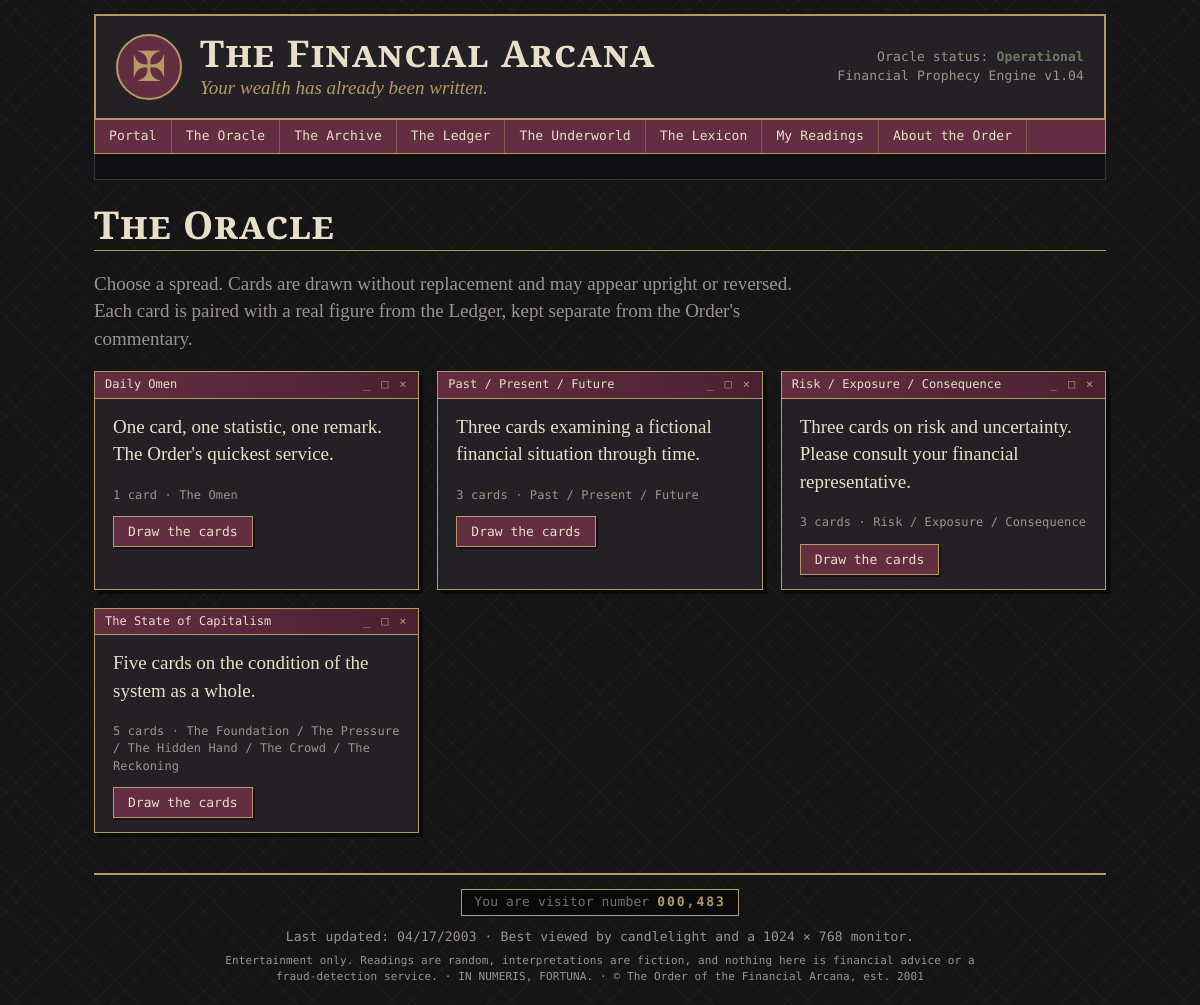
Page /oracle on the committed database.
### models.py (models this page shows)
class Spread(db.Model):
    __tablename__ = "spreads"
    spread_id = db.Column(db.Integer, primary_key=True)
    slug = db.Column(db.String(30), unique=True, nullable=False)
    name = db.Column(db.String(80), nullable=False)
    card_count = db.Column(db.Integer, nullable=False)
    description = db.Column(db.Text)
    position_labels = db.Column(db.String(300))              # "Past|Present|Future"
    @property
    def positions(self):
        return (self.position_labels or "").split("|")

### app.py (the view)
@app.route("/oracle")
def oracle():
    return render_template("oracle.html", spreads=Spread.query.order_by(Spread.spread_id).all())

### app.py (called while the page is built)
@app.before_request
def ensure_session():
    if "sid" not in session:
        session["sid"] = uuid.uuid4().hex
        session.permanent = True

@app.context_processor
def inject_globals():
    try:
        visitors = 481 + Reading.query.count()
    except Exception:
        visitors = 481
    return dict(visitor_count=f"{visitors:07,}", this_year=date.today().year)

### templates/oracle.html (shortened to what this page needs)
{% extends "base.html" %}
{% from "_macros.html" import window %}
{% block content %}
<h2 class="page-title">The Oracle</h2>
<p class="intro">Choose a spread. Cards are drawn without replacement and may appear upright or reversed.
  Each card is paired with a real figure from the Ledger, kept separate from the Order's commentary.</p>
<div class="spread-grid">
  {% for s in spreads %}
  {% call window(s.name) %}
    <p>{{ s.description }}</p>
    <p class="mono dim small">{{ s.card_count }} card{{ 's' if s.card_count > 1 }} · {{ s.positions | join(' / ') }}</p>
    <form method="post" action="{{ url_for('oracle_draw') }}">
      <button class="btn" type="submit">Draw the cards</button>
    </form>
  {% endcall %}
  {% endfor %}
</div>
{% endblock %}

### templates/_macros.html (shortened to what this page needs)
{% macro window(title) %}
<section class="window">
  <div class="titlebar"><span>{{ title }}</span><span class="wbtns">_ □ ×</span></div>
  <div class="window-body">{{ caller() }}</div>
</section>
{% endmacro %}

### static/css/style.css (style rules this page uses)
:root { --black: #151416; --charcoal: #242126; --burgundy: #642E42; --gold: #B49A62; --cream: #E8DFC9; --olive: #73775E; --blue: #697C8C; --gray: #9B958C; --serif: "Cormorant Garamond", "EB Garamond", Georgia, serif; --mono: "DM Mono", "Courier New", monospace; }
* { box-sizing: border-box; }
html { background: var(--black); }
body { margin: 0; color: var(--cream); font-family: var(--serif); font-size: 19px; line-height: 1.45; background: repeating-linear-gradient(45deg, rgba(180,154,98,.045) 0 1px, transparent 1px 14px), repeating-linear-gradient(-45deg, rgba(180,154,98,.045) 0 1px, transparent 1px 14px), var(--black); }
h1, h2, h3 { font-weight: 600; line-height: 1.15; }
.mono { font-family: var(--mono); font-size: 13px; letter-spacing: .01em; }
.dim { color: var(--gray); }
.small { font-size: 14px; }
.mono.small { font-size: 12px; }
.page-title { font-size: 2.4rem; margin: 0 0 .2em; font-variant: small-caps; letter-spacing: .03em; border-bottom: 1px solid var(--gold); padding-bottom: .1em; }
.intro { max-width: 720px; color: var(--gray); }
.window { background: var(--charcoal); border: 1px solid var(--gold); margin-bottom: 18px; box-shadow: 4px 4px 0 rgba(0,0,0,.45); }
.titlebar { display: flex; justify-content: space-between; background: linear-gradient(90deg, var(--burgundy), #4a2131); color: var(--cream); font-family: var(--mono); font-size: 12px; padding: 4px 10px; border-bottom: 1px solid var(--gold); }
.wbtns { color: var(--gold); letter-spacing: .15em; }
.window-body { padding: 14px 18px; }
.window-body > :first-child { margin-top: 0; }
.window-body > :last-child { margin-bottom: 0; }
.spread-grid { display: grid; grid-template-columns: repeat(auto-fit, minmax(300px, 1fr)); gap: 0 18px; margin-top: 16px; }
.btn { display: inline-block; font-family: var(--mono); font-size: 13px; cursor: pointer; text-decoration: none; background: var(--burgundy); color: var(--cream); border: 1px solid var(--gold); padding: 7px 14px; border-radius: 0; box-shadow: 2px 2px 0 rgba(0,0,0,.5); }

### rows in the picture
Spread: name "Daily Omen", description "One card, one statistic, one remark. The Order's quickest service.", card_count "1", positions "The Omen"
Spread: name "Past / Present / Future", description "Three cards examining a fictional financial situation through time.", card_count "3", card_count "s", positions "Past / Present / Future"
Spread: name "Risk / Exposure / Consequence", description "Three cards on risk and uncertainty. Please consult your financial representative.", card_count "3", card_count "s", positions "Risk / Exposure / Consequence"
Spread: name "The State of Capitalism", description "Five cards on the condition of the system as a whole.", card_count "5", card_count "s", positions "The Foundation / The Pressure / The Hidden Hand / The Crowd / The Reckoning"

### other values in the picture
{{ visitor_count }} "000,483"
